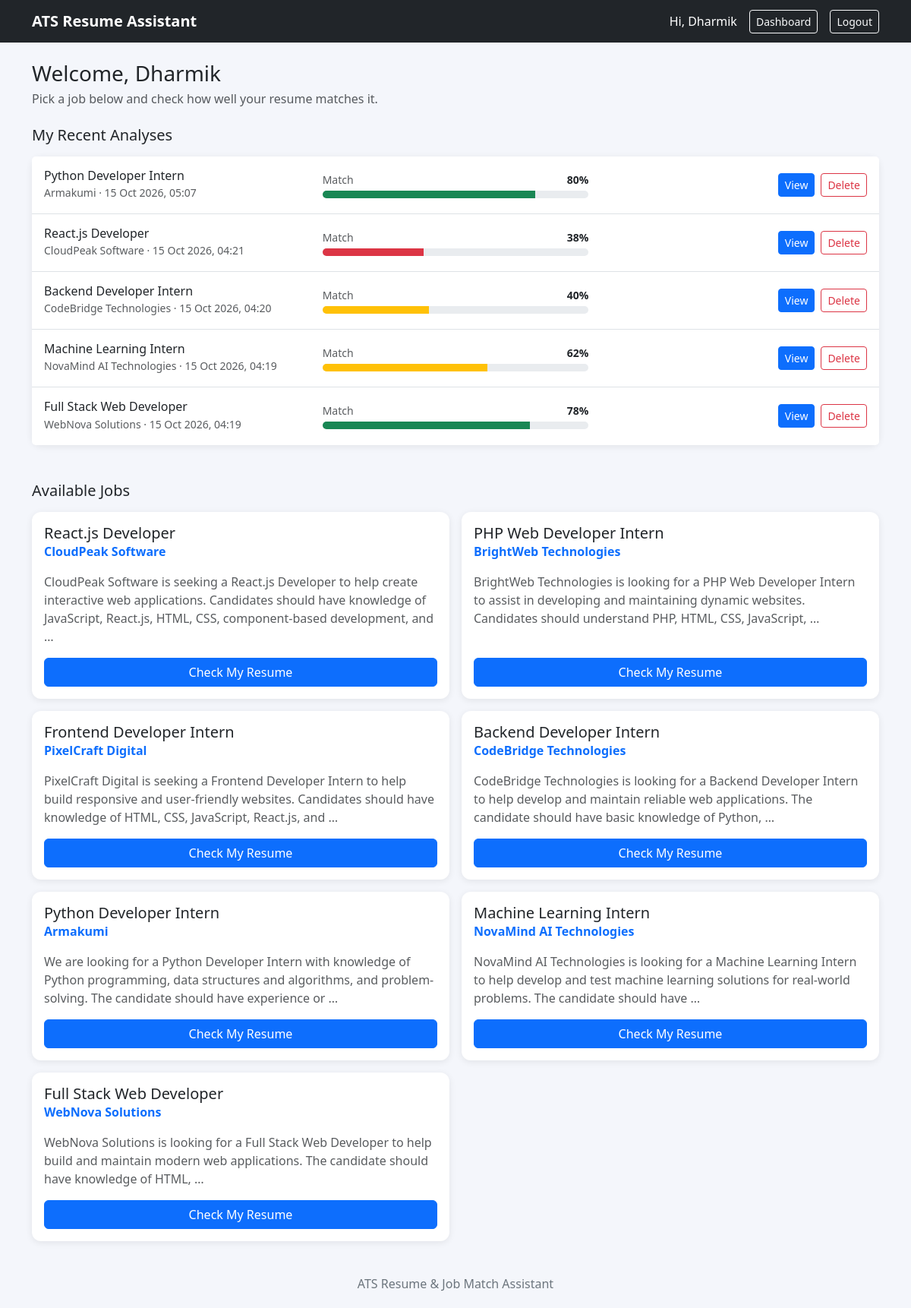
Page /dashboard/student/ (signed in) on the committed database.
### analyzer/models.py (models this page shows, shortened)
class Analysis(models.Model):
    user = models.ForeignKey(User, on_delete=models.CASCADE)
    resume = models.ForeignKey(Resume, on_delete=models.CASCADE)
    job = models.ForeignKey(Job, on_delete=models.SET_NULL, null=True, blank=True)
    job_title = models.CharField(max_length=200)
    job_description = models.TextField()
    match_percentage = models.IntegerField(default=0)
    found_skills = models.TextField(blank=True)      # comma-separated
    missing_skills = models.TextField(blank=True)    # comma-separated
    sections_found = models.TextField(blank=True)    # comma-separated
    created_at = models.DateTimeField(auto_now_add=True)
    class Meta:
        ordering = ['-created_at']
        verbose_name_plural = 'Analyses'

class Job(models.Model):
    title = models.CharField(max_length=200)
    company = models.CharField(max_length=200)
    description = models.TextField()
    is_active = models.BooleanField(default=True)
    posted_by = models.ForeignKey(User, on_delete=models.SET_NULL, null=True, blank=True)
    created_at = models.DateTimeField(auto_now_add=True)
    class Meta:
        ordering = ['-created_at']

### analyzer/views.py (the view)
# urls.py: path('dashboard/student/', views.student_dashboard, name='student_dashboard'),
@login_required
def student_dashboard(request):
    if request.user.is_staff:
        return redirect('faculty_dashboard')
    jobs = Job.objects.filter(is_active=True)
    recent = Analysis.objects.filter(user=request.user)[:5]
    return render(request, 'analyzer/student_dashboard.html', {'jobs': jobs, 'recent': recent})

### analyzer/templates/analyzer/student_dashboard.html (shortened to what this page needs)
{% extends 'base.html' %}
{% block content %}
<h3 class="mb-1">Welcome, {{ user.username }}</h3>
<p class="text-muted">Pick a job below and check how well your resume matches it.</p>
<h5 class="mt-4 mb-3">My Recent Analyses</h5>
<div class="card feature-card mb-5">
    <div class="list-group list-group-flush">
        {% for a in recent %}
        <div class="list-group-item p-3">
            <div class="row align-items-center g-3">
                <div class="col-md-4">
                    <h6 class="mb-0">{{ a.job_title }}</h6>
                    <small class="text-muted">
                        {% if a.job %}{{ a.job.company }} &middot; {% endif %}{{ a.created_at|date:"d M Y, H:i" }}
                    </small>
                </div>
                <div class="col-md-4">
                    <div class="d-flex justify-content-between mb-1">
                        <small class="text-muted">Match</small>
                        <small class="fw-bold">{{ a.match_percentage }}%</small>
                    </div>
                    <div class="progress" style="height: 10px;">
                        <div class="progress-bar {% if a.match_percentage >= 70 %}bg-success{% elif a.match_percentage >= 40 %}bg-warning{% else %}bg-danger{% endif %}"
                             style="width: {{ a.match_percentage }}%;"></div>
                    </div>
                </div>
                <div class="col-md-4 d-flex gap-2 justify-content-md-end">
                    <a href="{% url 'result' a.pk %}" class="btn btn-primary btn-sm">View</a>
                    <form method="post" action="{% url 'delete_analysis' a.pk %}" class="m-0"
                          onsubmit="return confirm('Delete this analysis and its uploaded resume?');">
                        <button type="submit" class="btn btn-outline-danger btn-sm">Delete</button>
                    </form>
                </div>
            </div>
        </div>
        {% empty %}
        <div class="list-group-item p-4 text-center text-muted">
            No analyses yet. Pick a job below to check your first resume.
        </div>
        {% endfor %}
    </div>
</div>
<h5 class="mb-3">Available Jobs</h5>
<div class="row g-3">
    {% for job in jobs %}
    <div class="col-md-6">
        <div class="card feature-card h-100 p-3">
            <h5 class="mb-0">{{ job.title }}</h5>
            <p class="text-primary fw-semibold">{{ job.company }}</p>
            <p class="text-muted">{{ job.description|truncatewords:25 }}</p>
            <a href="{% url 'analyze_job' job.id %}" class="btn btn-primary mt-auto">Check My Resume</a>
        </div>
    </div>
    {% empty %}
    <p>No jobs have been posted yet. Please check back later.</p>
    {% endfor %}
</div>
{% endblock %}

### analyzer/templates/base.html (shortened to what this page needs)
{% load static %}
<!DOCTYPE html>
<html lang="en">
<head>
    <link href="https://cdn.jsdelivr.net/npm/bootstrap@5.3.3/dist/css/bootstrap.min.css" rel="stylesheet">
    <link rel="stylesheet" href="{% static 'css/style.css' %}">
</head>
<body>
    <nav class="navbar navbar-expand navbar-dark bg-dark">
        <div class="container">
            <a class="navbar-brand fw-bold" href="{% url 'home' %}">ATS Resume Assistant</a>
            <div class="ms-auto d-flex align-items-center gap-3">
                {% if user.is_authenticated %}
                    <span class="text-white">Hi, {{ user.username }}</span>
                    {% if request.resolver_match.url_name != 'faculty_dashboard' %}
                        <a class="btn btn-outline-light btn-sm" href="{% url 'dashboard' %}">Dashboard</a>
                    {% endif %}
                    <form method="post" action="{% url 'logout' %}" class="m-0">
                        <button type="submit" class="btn btn-outline-light btn-sm">Logout</button>
                    </form>
                {% else %}
                    <a class="btn btn-outline-light btn-sm" href="{% url 'login' %}">Login</a>
                    <a class="btn btn-primary btn-sm" href="{% url 'register' %}">Register</a>
                {% endif %}
            </div>
        </div>
    </nav>
    <main class="container my-4">
        {% block content %}{% endblock %}
    </main>
    <footer>ATS Resume &amp; Job Match Assistant</footer>
</body>
</html>

### static/css/style.css (style rules this page uses)
body { background: #f4f6fb; }
.feature-card { border: none; border-radius: 12px; box-shadow: 0 2px 10px rgba(0, 0, 0, 0.08); }
footer { text-align: center; color: #6c757d; padding: 20px; }

### rows in the picture
Analysis: job_title "Python Developer Intern", job.company "Armakumi", created_at "15 Oct 2026, 05:07", match_percentage "80"
Analysis: job_title "React.js Developer", job.company "CloudPeak Software", created_at "15 Oct 2026, 04:21", match_percentage "38"
Analysis: job_title "Backend Developer Intern", job.company "CodeBridge Technologies", created_at "15 Oct 2026, 04:20", match_percentage "40"
Analysis: job_title "Machine Learning Intern", job.company "NovaMind AI Technologies", created_at "15 Oct 2026, 04:19", match_percentage "62"
Analysis: job_title "Full Stack Web Developer", job.company "WebNova Solutions", created_at "15 Oct 2026, 04:19", match_percentage "78"
Job: title "React.js Developer", company "CloudPeak Software", description "CloudPeak Software is seeking a React.js Developer to help create interactive web applications. Candidates should have knowledge of JavaScript, React.js, HTML, CSS, component-based development, and …"
Job: title "PHP Web Developer Intern", company "BrightWeb Technologies", description "BrightWeb Technologies is looking for a PHP Web Developer Intern to assist in developing and maintaining dynamic websites. Candidates should understand PHP, HTML, CSS, JavaScript, …"
Job: title "Frontend Developer Intern", company "PixelCraft Digital", description "PixelCraft Digital is seeking a Frontend Developer Intern to help build responsive and user-friendly websites. Candidates should have knowledge of HTML, CSS, JavaScript, React.js, and …"
Job: title "Backend Developer Intern", company "CodeBridge Technologies", description "CodeBridge Technologies is looking for a Backend Developer Intern to help develop and maintain reliable web applications. The candidate should have basic knowledge of Python, …"
Job: title "Python Developer Intern", company "Armakumi", description "We are looking for a Python Developer Intern with knowledge of Python programming, data structures and algorithms, and problem-solving. The candidate should have experience or …"
Job: title "Machine Learning Intern", company "NovaMind AI Technologies", description "NovaMind AI Technologies is looking for a Machine Learning Intern to help develop and test machine learning solutions for real-world problems. The candidate should have …"
Job: title "Full Stack Web Developer", company "WebNova Solutions", description "WebNova Solutions is looking for a Full Stack Web Developer to help build and maintain modern web applications. The candidate should have knowledge of HTML, …"

### other values in the picture
{{ user.username }} "Dharmik"
